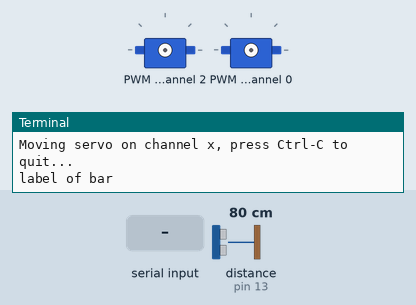
The program below on a simulated Raspberry Pi (header pin numbers). Shown: 2 × servo, the last lines printed to the terminal. The inputs (shaded band) are chosen by the test bench; at power-on: distance to the obstacle (sensor on pin 13) 80 cm. The echo pulse lasts 58.3 µs per cm; the interpreter's speed is modelled, so counts of loop turns are approximate; servo angles are drawn from the pulse width (0.5 ms = 0°, 2.5 ms = 180°); the clock reads 2024-03-15 10:24:30 at power-on unless the program sets it.

Above: at 1.2 s.
1.3 s: "2" typed at the terminal, then Enter
At 3.3 s:
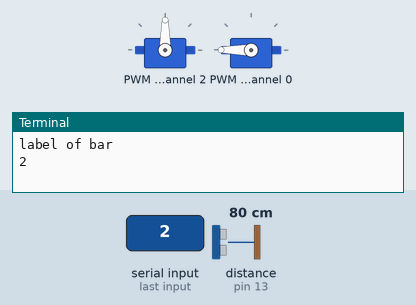
4.3 s: "3" typed at the terminal, then Enter
At 9.7 s:
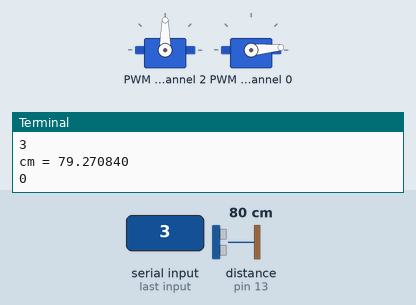
9.8 s: "4" typed at the terminal, then Enter
At 18.0 s:
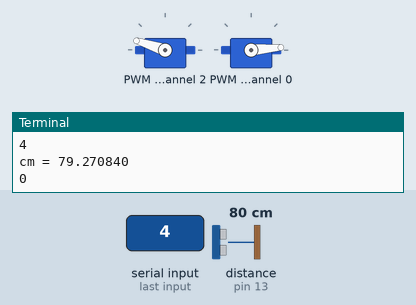
Timing chart, 0 to 18.7 s (numbered marks = the images above; inputs shaded):
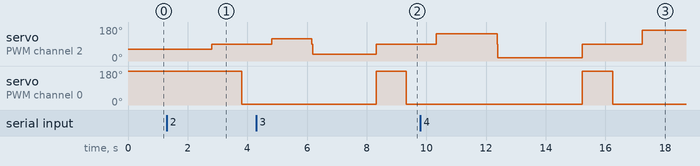

The program:

steering_engine.py
```python
from __future__ import division
import time
import Adafruit_PCA9685
from echo import if_full_load

pwm = Adafruit_PCA9685.PCA9685()  # 把Adafruit_PCA9685.PCA9685()引用地址赋给PWM标签
pwm.set_pwm_freq(50)
channel_table = 2
channel_door = 0

date_forward2 = int(4096 * 1200 / 20000)
date_reversal2 = int(4096 * 1800 / 20000)
date_forward3 = int(4096 * 900 / 20000)
date_reversal3 = int(4096 * 2100 / 20000)
date_forward4 = int(4096 * 700 / 20000)
date_reversal4 = int(4096 * 2300 / 20000)
time_angle_ninety = 1.3


def set_servo_angle(channel, angle):
    date = int(4096 * (int(angle * 11.11111) + 500) / 20000)
    pwm.set_pwm(channel, 0, date)


def stop_table():
    pwm.set_pwm(channel_table, 0, int(4096*1500/20000))
# int(4096 * 1500 / 20000)

def control_table(label_gar):
    label_gar = label_gar
    if label_gar == 2:    #kehuishou
        pwm.set_pwm(channel_table, 0, date_forward2)
        time.sleep(1.50)
        stop_table()
        res = control_door()
        pwm.set_pwm(channel_table, 0, date_reversal2)
        time.sleep(1.35)
        stop_table()
    elif label_gar == 3:    #chuyu
        pwm.set_pwm(channel_table, 0, date_forward3)
        time.sleep(2.15)
        stop_table()
        res = control_door()
        pwm.set_pwm(channel_table, 0, date_reversal3)
        time.sleep(2.05)
        stop_table()
    elif label_gar == 4:    #qitalaji
        pwm.set_pwm(channel_table, 0, date_forward4)
        time.sleep(2.85)
        stop_table()
        res = control_door()
        pwm.set_pwm(channel_table, 0, date_reversal4)
        time.sleep(2.85)
        stop_table()
    elif label_gar == 1:  #youhailaji
        res = control_door()
    return res


def init_door():
    set_servo_angle(channel_door, 1)


def control_door():
    set_servo_angle(channel_door, 180)
    time.sleep(1)
    loader = if_full_load(70)
    print(loader)
    set_servo_angle(channel_door, 5)
    time.sleep(1)
    return loader


if __name__ == "__main__":
#     set_servo_angle(channel_door, 1)
#     time.sleep(0.5)
    print('Moving servo on channel x, press Ctrl-C to quit...')
    while True:
        print('label of bar')
        control_table(int(input()))
#     pwm.set_pwm(channel_table, 0, int(4096*1200/20000))
#     time.sleep(time_angle_ninety)
#     pwm.set_pwm(channel_table, 0, int(4096*1500/20000))
#     time.sleep(2)
#     pwm.set_pwm(channel_table, 0, int(4096*1800/20000))
#     time.sleep(time_angle_ninety)
#     pwm.set_pwm(channel_table, 0, int(4096*1500/20000))
```

echo.py
```python
import time
import RPi.GPIO as GPIO

trigger_pin = 15
echo_pin = 13

GPIO.setmode(GPIO.BOARD)
GPIO.setup(trigger_pin, GPIO.OUT)
GPIO.setup(echo_pin, GPIO.IN)


def send_trigger_pulse():
    GPIO.output(trigger_pin, True)
    time.sleep(0.0001)
    GPIO.output(trigger_pin, False)


def wait_for_echo(value, timeout):
    count = timeout
    while GPIO.input(echo_pin) != value and count > 0:
        count = count-1


def get_distance():
    send_trigger_pulse()
    wait_for_echo(True, 10000)
    start = time.time()
    wait_for_echo(False, 10000)
    finish = time.time()
    pulse_len = finish-start
    distance_cm = pulse_len*34000/2
    return distance_cm


def get_distance_average(count):
    dis_ave = 0
    for i in range(count):
        dis_ave = dis_ave + get_distance()
    dis_ave = dis_ave/count
    print("cm = %f" % dis_ave)
    return dis_ave


def if_full_load(height):
    if get_distance_average(1) < 25:
        load_flag = 1
    else:
        load_flag = 0
    return load_flag


if __name__ == "__main__":
    while True:
#         print("cm = %f" % get_distance_average(5))
        get_distance_average(1)
        time.sleep(1)
```

Measured:
- after the input at 1.3 s, servo on PWM channel 2: 63° → 90° after 1.5 s; servo on PWM channel 0: 180° → 5° after 2.5 s
- after the input at 4.3 s, servo on PWM channel 0: 5° → 180° after 4.0 s, → 5° 1.0 s later
- after the input at 9.8 s, servo on PWM channel 0: 5° → 180° after 5.4 s, → 5° 1.0 s later
